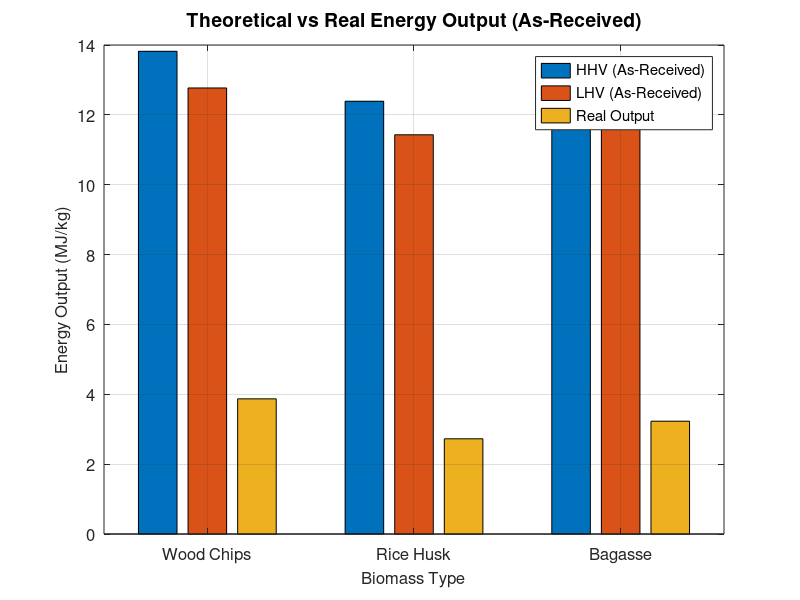

This figure's MATLAB source:
% Biomass types
biomass = {'Wood Chips', 'Rice Husk', 'Bagasse'};

% Theoretical values (as-received) from your first code
HHV_ar = [13.82, 12.39, 12.92];  % MJ/kg
LHV_ar = [12.77, 11.43, 11.83];  % MJ/kg

% Real-world efficiencies (as decimal)
efficiency = [0.28, 0.22, 0.25];

% Real output = HHV_ar * efficiency
Real_output = HHV_ar .* efficiency;

% Combine all data for bar plot
data_matrix = [HHV_ar; LHV_ar; Real_output]';

% Plotting
figure;
bar(data_matrix);
set(gca, 'XTickLabel', biomass, 'FontSize', 12);
xlabel('Biomass Type', 'FontSize', 12);
ylabel('Energy Output (MJ/kg)', 'FontSize', 12);
title('Theoretical vs Real Energy Output (As-Received)', 'FontSize', 14);
legend({'HHV (As-Received)', 'LHV (As-Received)', 'Real Output'}, 'Location', 'northeast');
grid on;
